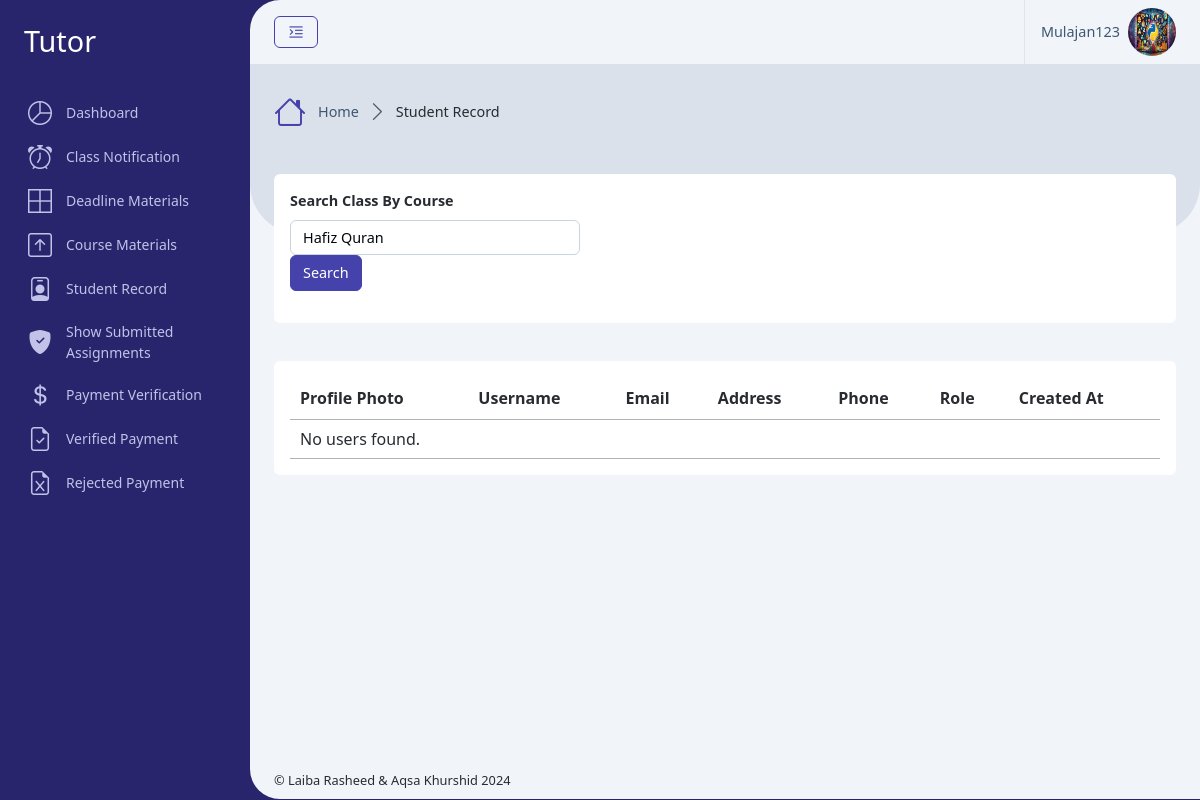
The page /Tutor/students_record.php (signed in) on the database its author committed.
### tables this page shows
CREATE TABLE `users` (
  `id` int(11) NOT NULL,
  `username` varchar(50) NOT NULL,
  `email` varchar(100) NOT NULL,
  `cnic` varchar(20) DEFAULT NULL,
  `date_of_birth` date DEFAULT NULL,
  `gender` varchar(20) DEFAULT NULL,
  `age` int(11) DEFAULT NULL,
  `address` varchar(255) DEFAULT NULL,
  `phone` varchar(20) DEFAULT NULL,
  `quranic_qualification` enum('Haifz','Tajweed','Tafseer','Nazra','Basic_Language_Courses','Other_Relevant_Qualification') DEFAULT 'Haifz',
  `profile_photo` varchar(255) DEFAULT NULL,
  `upload_cv` varchar(255) DEFAULT NULL,
  `password` varchar(255) NOT NULL,
  `role_id` int(11) NOT NULL,
  `isActive` tinyint(1) NOT NULL,
  `created_at` timestamp NOT NULL DEFAULT current_timestamp()
);

### Database/config.php (called while the page is built, shortened)
<?php
    $servername = "localhost";
    $username = "root";
    $password = "";
    $dbname = "online_quran_tutor_db";
    $conn = new mysqli($servername, $username, $password, $dbname);
    function getUserData($user_id) {
        global $conn;
        $stmt = $conn->prepare("SELECT * FROM users WHERE id = ?");
        $stmt->bind_param("i", $user_id);
        $stmt->execute();
        $result = $stmt->get_result();
        return $result->fetch_assoc();
    }
?>

### Tutor/students_record_content.php (the view, shortened to what this page needs)
<form method="POST" action="students_record.php">
    <div class="row">
        <div class="col-xxl-12">
            <div class="card mb-4">
                <div class="card-body mb-3">
                    <div class="col-md-4">
                        <label for="createCourseId" class="form-label">Search Class By Course</label>
                        <select class="form-control" id="createCourseId" name="course_id" required>
                            <?php
                            while ($course = $course_result->fetch_assoc()) {
                                echo "<option value=\"" . htmlspecialchars($course['course_id']) . "\">" . htmlspecialchars($course['course_name']) . "</option>";
                            }
                            ?>
                        </select>
                    </div>
                    <button type="submit" class="btn btn-primary">Search</button>
                </div>
            </div>
        </div>
    </div>
</form>
<div class="row">
    <div class="col-xxl-12">
        <div class="card mb-4">
            <div class="card-body">
                <div class="table-responsive">
                    <table id="example" class="display nowrap" style="width:100%">
                        <thead>
                            <tr>
                                <th scope="col">Profile Photo</th>
                                <th scope="col">Username</th>
                                <th scope="col">Email</th>
                                <th scope="col">Address</th>
                                <th scope="col">Phone</th>
                                <th scope="col">Role</th>
                                <th scope="col">Created At</th>
                            </tr>
                        </thead>
                        <tbody>
                            <?php
                            if ($result && $result->num_rows > 0) {
                                while ($row = $result->fetch_assoc()) {
                            ?>
                                    <tr>
                                        <th scope="row">
                                            <img class="rounded-circle img-3x me-2" src="../assets/uploads/<?php echo htmlspecialchars($row['profile_photo']); ?>" alt="Profile Photo" />
                                        </th>
                                        <td><?php echo htmlspecialchars($row['username']); ?></td>
                                        <td><?php echo htmlspecialchars($row['email']); ?></td>
                                        <td><?php echo htmlspecialchars($row['address']); ?></td>
                                        <td><?php echo htmlspecialchars($row['phone']); ?></td>
                                        <td><?php echo htmlspecialchars($row['role_name']); ?></td>
                                        <td><?php echo htmlspecialchars($row['created_at']); ?></td>
                                    </tr>
                                <?php
                                }
                            } else {
                                ?>
                                <tr>
                                    <td colspan="7">No users found.</td>
                                </tr>
                            <?php
                            }
                            ?>
                        </tbody>
                    </table>
                </div>
            </div>
        </div>
    </div>
</div>

### setting/_Header.php (shortened to what this page needs)
<div class="app-header d-flex align-items-center">
    <div class="d-flex">
        <button class="btn btn-outline-primary me-2 pin-sidebar" id="pin-sidebar">
            <i class="bi bi-text-indent-left fs-5"></i>
        </button>
    </div>
    <div class="header-actions">
        <div class="dropdown ms-3">
            <a id="userSettings" class="dropdown-toggle d-flex py-2 align-items-center ps-3 border-start" href="#!"
                role="button" data-bs-toggle="dropdown" aria-expanded="false">
                <span class="d-none d-md-block me-2"><?php echo htmlspecialchars($user['username']); ?></span>
                <img src="../assets/uploads/<?php echo htmlspecialchars($user['profile_photo']); ?>" class="rounded-circle img-3x" alt="Bootstrap Gallery" />
            </a>
        </div>
    </div>
</div>

### rows shown on the page
users: username "Mulajan123", profile_photo (picture)

### other values the page prints
$roleTitle "Tutor"
$title "Student Record"
form field course_id "Hafiz Quran"
